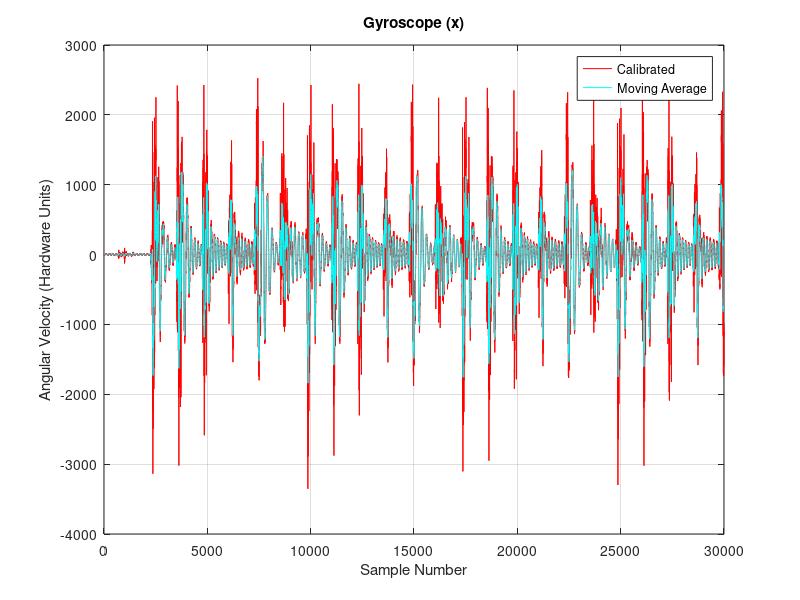
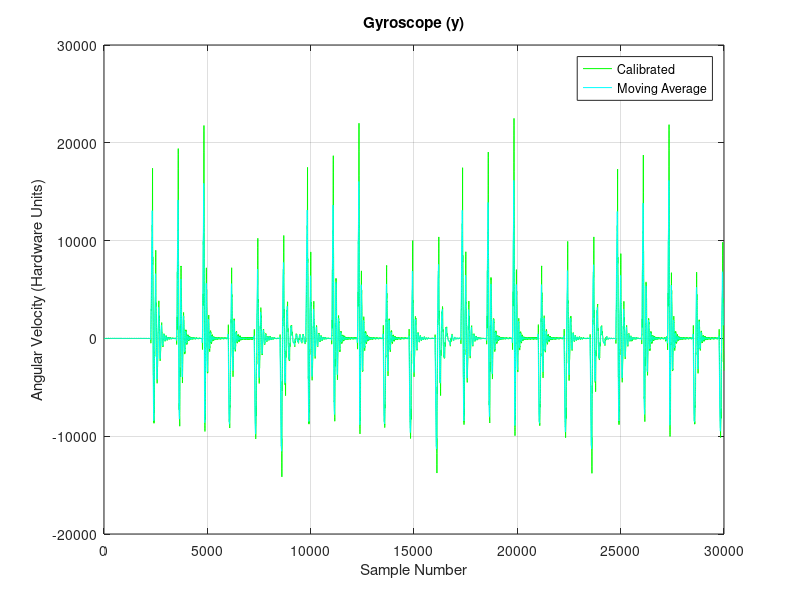
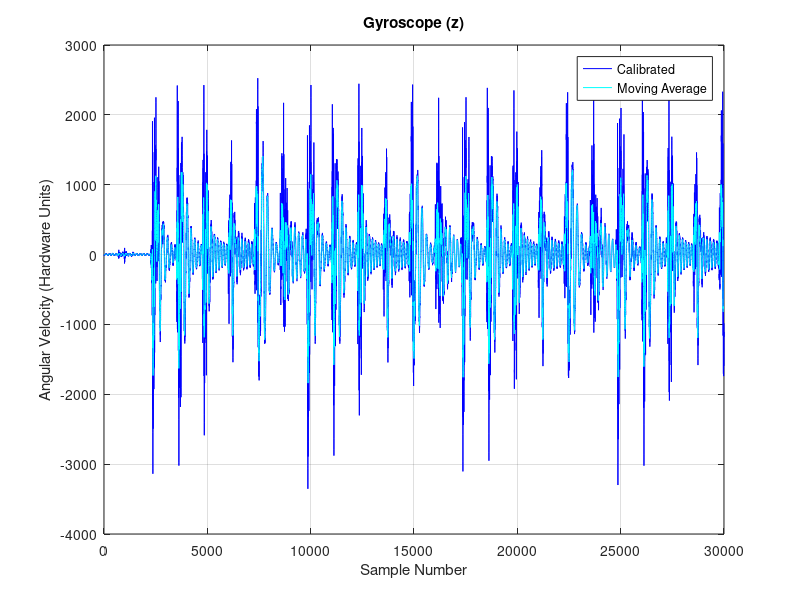
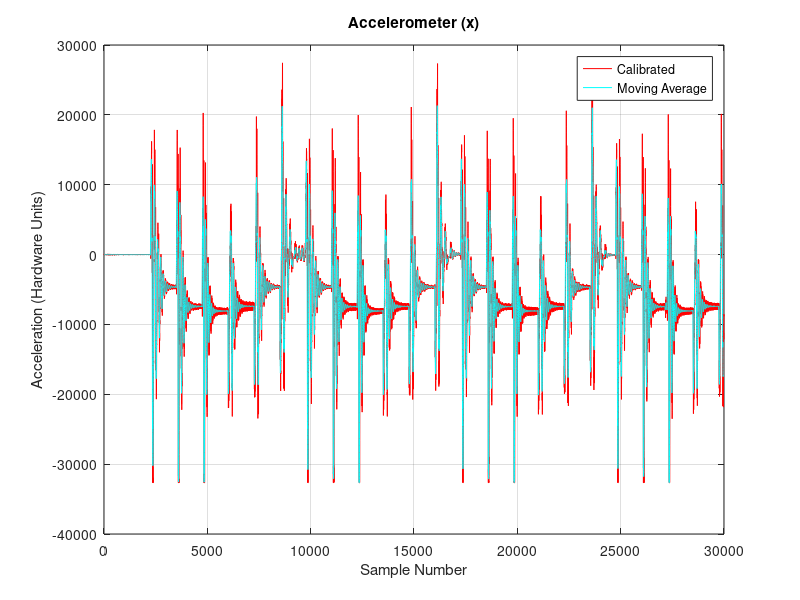

The MATLAB source for these figures, in order:
# Parameters
gyr_sens = 32.8;
acc_sens = 8192;
wndw = 20;
outfile = "mvAvg_simple_cal.pdf";

# Load Calibrated Data
load('simple_calibration.mat', 'cal');
gx = cal(:,1);
gy = cal(:,2);
gz = cal(:,3);
ax = cal(:,4);
ay = cal(:,5);
az = cal(:,6);


#Compute Moving Average
gx_mvavg = filter(ones(1, wndw)/wndw, 1, gx);
gy_mvavg = filter(ones(1, wndw)/wndw, 1, gy);
gz_mvavg = filter(ones(1, wndw)/wndw, 1, gz);
ax_mvavg = filter(ones(1, wndw)/wndw, 1, ax);
ay_mvavg = filter(ones(1, wndw)/wndw, 1, ay);
az_mvavg = filter(ones(1, wndw)/wndw, 1, az);

# Discard first and last values
l = length(gx);
filtered_gx = gx_mvavg(wndw+1:l-wndw,:);
filtered_gy = gy_mvavg(wndw+1:l-wndw,:);
filtered_gz = gz_mvavg(wndw+1:l-wndw,:);
filtered_ax = ax_mvavg(wndw+1:l-wndw,:);
filtered_ay = ay_mvavg(wndw+1:l-wndw,:);
filtered_az = az_mvavg(wndw+1:l-wndw,:);

# Export Filtered
mvavg = [filtered_gx filtered_gy filtered_gz filtered_ax filtered_ay filtered_az];
save('mvavg_simple_cal.mat', 'mvavg');

# Print statistics
printf("Gyroscope:\r\n");
printf("x: Mean: %f, Median: %f, Min: %f, Max: %f, Range: %f, Stddev: %f\r\n", mean(filtered_gx), median(filtered_gx), min(filtered_gx), max(filtered_gx), range(filtered_gx), std(filtered_gx));
printf("y: Mean: %f, Median: %f, Min: %f, Max: %f, Range: %f, Stddev: %f\r\n", mean(filtered_gy), median(filtered_gy), min(filtered_gy), max(filtered_gy), range(filtered_gy), std(filtered_gy));
printf("z: Mean: %f, Median: %f, Min: %f, Max: %f, Range: %f, Stddev: %f\r\n", mean(filtered_gz), median(filtered_gz), min(filtered_gz), max(filtered_gz), range(filtered_gz), std(filtered_gz));
printf("Accelerometer:\r\n");
printf("x: Mean: %f, Median: %f, Min: %f, Max: %f, Range: %f, Stddev: %f\r\n", mean(filtered_ax), median(filtered_ax), min(filtered_ax), max(filtered_ax), range(filtered_ax), std(filtered_ax));
printf("y: Mean: %f, Median: %f, Min: %f, Max: %f, Range: %f, Stddev: %f\r\n", mean(filtered_ay), median(filtered_ay), min(filtered_ay), max(filtered_ay), range(filtered_ay), std(filtered_ay));
printf("z: Mean: %f, Median: %f, Min: %f, Max: %f, Range: %f, Stddev: %f\r\n", mean(filtered_az), median(filtered_az), min(filtered_az), max(filtered_az), range(filtered_az), std(filtered_az));

# Gyroscope
# Plot gx
plot(gx, "r");
hold on;
plot(filtered_gx, "c");
hold on;

# Set up Plot
grid on;
title('Gyroscope (x)');
xlabel('Sample Number');
ylabel('Angular Velocity (Hardware Units)');
legend('Calibrated', 'Moving Average');
hold off;

# Print Plot
print(outfile);

# Plot gy
plot(gy, "g");
hold on;
plot(filtered_gy, "c");
hold on;

# Set up Plot
grid on;
title('Gyroscope (y)');
xlabel('Sample Number');
ylabel('Angular Velocity (Hardware Units)');
legend('Calibrated', 'Moving Average');
hold off;

# Print Plot
print("-append", outfile);

# Plot gz
plot(gz, "b");
hold on;
plot(filtered_gz, "c");
hold on;

# Set up Plot
grid on;
title('Gyroscope (z)');
xlabel('Sample Number');
ylabel('Angular Velocity (Hardware Units)');
legend('Calibrated', 'Moving Average');
hold off;

# Print Plot
print("-append", outfile);

# Accelerometer
# Plot ax
plot(ax, "r");
hold on;
plot(filtered_ax, "c");
hold on;

# Set up Plot
grid on;
title('Accelerometer (x)');
xlabel('Sample Number');
ylabel('Acceleration (Hardware Units)');
legend('Calibrated', 'Moving Average');
hold off;

# Print Plot
print("-append", outfile);

# Plot some Accelerometer Data
filtered_ax2 = [zeros(wndw/2,1); filtered_ax; zeros(wndw/2,1)];
plot(ax(wndw+2000:wndw+5800), "r");
hold on;
plot(filtered_ax2(wndw+2000:wndw+5800), "c");
hold on;

# Set up Plot
grid on;
title('Accelerometer (x)');
xlabel('Sample Number');
ylabel('Acceleration (Hardware Units)');
legend('Calibrated', 'Moving Average');
hold off;

# Print
print('-color', 'accel_mvavg.eps');
hold off;

# Plot ay
plot(ay, "g");
hold on;
plot(filtered_ay, "c");
hold on;

# Set up Plot
grid on;
title('Accelerometer (y)');
xlabel('Sample Number');
ylabel('Acceleration (Hardware Units)');
legend('Calibrated', 'Moving Average');
hold off;

# Print Plot
print("-append", outfile);

# Plot az
plot(az, "b");
hold on;
plot(filtered_az, "c");
hold on;

# Set up Plot
grid on;
title('Accelerometer (z)');
xlabel('Sample Number');
ylabel('Acceleration (Hardware Units)');
legend('Calibrated', 'Moving Average');
hold off;

# Print Plot
print("-append", outfile);